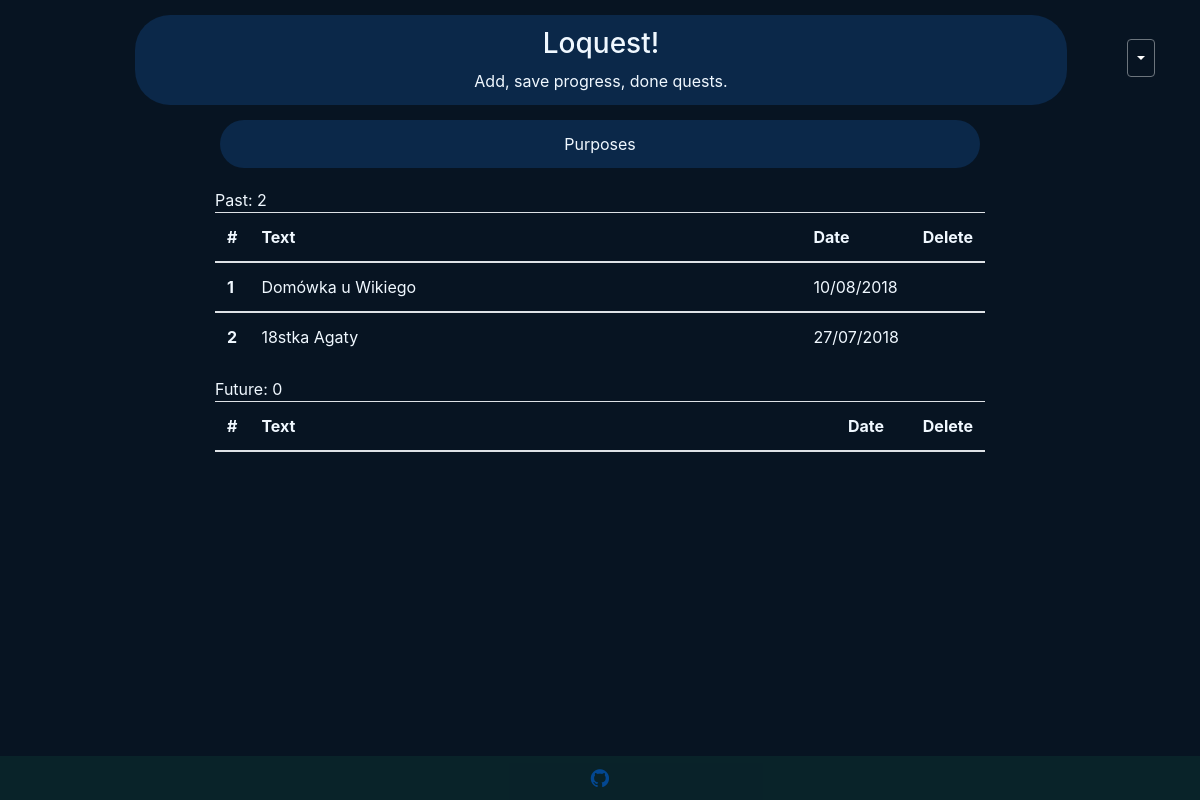
The app's page /purpose (signed in) with its own data.
### todo/models.py (models this page shows, shortened)
class Purpose(models.Model):
    who = models.ForeignKey(settings.AUTH_USER_MODEL, on_delete=models.CASCADE, default=1)
    purpose_text = models.CharField(max_length=400, default='Your purpose')
    pub_date = models.DateField('date', default='')

### todo/views.py (the view)
# urls.py: path('purpose', views.PurposeList.as_view(), name='purpose'),
class PurposeList(generic.ListView):
    template_name = 'todo/purpose.html'
    context_object_name = 'purpose_list'
    def get_queryset(self):
        return Purpose.objects.order_by('-pub_date')[:20:1]
    def get_context_data(self, **kwargs):
        context = super(PurposeList, self).get_context_data(**kwargs)
        if self.request.user.is_authenticated:
            date_over = Purpose.objects.filter(pub_date__lte=timezone.now())
            date_over_count = Purpose.objects.filter(pub_date__lte=timezone.now()).count()
            date_tocome = Purpose.objects.filter(pub_date__gt=timezone.now())
            date_tocome_count = Purpose.objects.filter(pub_date__gt=timezone.now()).count()
            context['count_over'] = date_over_count
            context['count_tocome'] = date_tocome_count
            context['list_over'] = date_over.order_by('pub_date')[::-1]
            context['list_tocome'] = date_tocome.order_by('pub_date')[::1]
        return context

### todo/templates/todo/purpose.html (shortened to what this page needs)
{% extends "todo/base.html" %}
{% load icons %}
{% block content %}
    <div class="container" style="width: 800px">
        <div class="well well-sm text-center" style="background-color: #0B2849; color: aliceblue; margin: 15px 5px 20px 5px;">
            Purposes
        </div>
        {% if count_over > 0 %}
            Past: {{count_over}}
            <table class="table">
                <thead>
                <tr>
                <th style="width: 2%" scope="col">#</th>
                <th style="width: 86%" scope="col">Text</th>
                <th style="width: 10%;" scope="col">Date</th>
                <th style="width: 2%" scope="col>">Delete</th>
                </tr>
                </thead>
                {% for purpose in list_over %}
                    {% if purpose.who == request.user %}
                        <tbody>
                            <tr>
                            <th>{{ forloop.counter }}</th>
                                <td>{{ purpose.purpose_text }}</td>
                                <td>{{ purpose.pub_date|date:"d/m/Y"}}</td>
                                <td>
                                </td>
                            </tr>
                        </tbody>
                    {% endif %}
                {% endfor %}
            </table>
        {% endif %}
        Future: {{ count_tocome }}
        <table class="table">
            <thead>
            <tr>
              <th style="width: 2%" scope="col">#</th>
              <th style="width: 86%" scope="col">Text</th>
              <th style="width: 10%;" scope="col">Date</th>
              <th style="width: 2%" scope="col>">Delete</th>
            </tr>
            </thead>
        </table>
    </div>
{% endblock %}

### todo/static/todo/style4.css (style rules this page uses)
body { background-color: #071422; display: flex; flex-direction: column; min-height: 100%; }
html { height: 100%; }
.container { color: aliceblue; }
.well-sm { padding: 12px; border-radius: 35px; }

### records on screen
Purpose: purpose_text "Domówka u Wikiego", pub_date "10/08/2018"
Purpose: purpose_text "18stka Agaty", pub_date "27/07/2018"

### other values on screen
{{ count_over }} "2"
{{ count_tocome }} "0"
